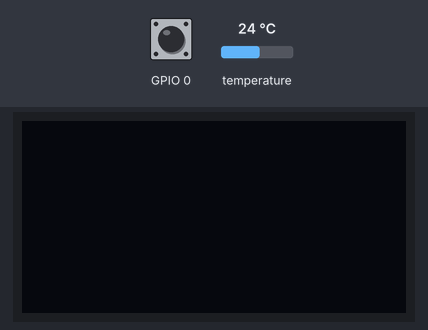
Bench run of a program on a simulated ESP32. Shown: 128×64 one-colour display. The test bench sets the inputs (shaded band); at power-on: GPIO 0 HIGH, temperature 24 °C. Storage starts empty; what the program prints to the serial monitor is not drawn.

Above: at 1.0 s.
1.1 s: GPIO 0 pulled LOW for 0.15 s
At 2.0 s:
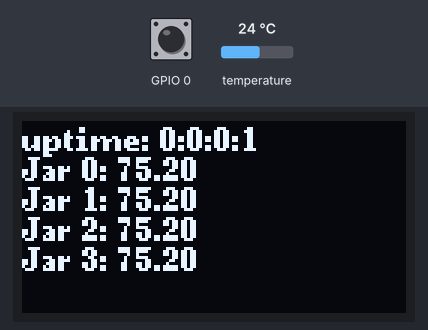
4.2 s: temperature set to 7 °C
At 6.4 s:
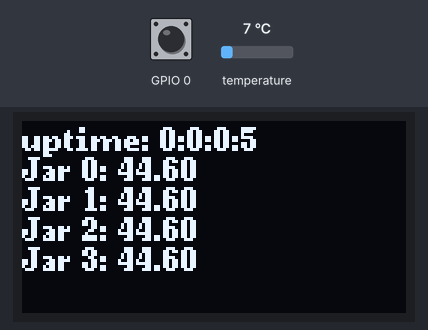
6.8 s: temperature set to 12 °C
At 7.9 s:
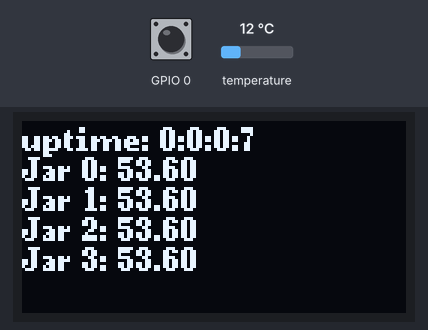
9.8 s: temperature set to 19 °C
At 11.3 s:
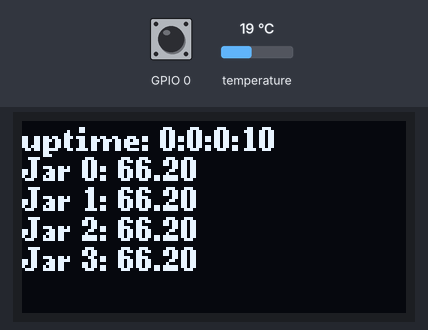
Timing chart, 0 to 12.8 s (numbered marks = the images above; inputs shaded):
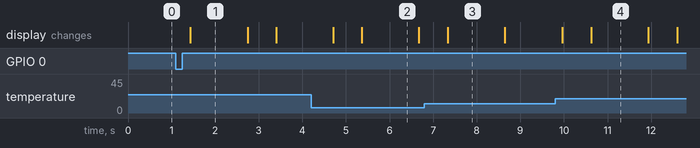

The program:

main.cpp
```cpp
/*

  Wifi Kit OLED Display
  Test Code with time since on code

*/

#include <Arduino.h>
#include <U8g2lib.h>
#include <OneWire.h>
#include <DallasTemperature.h>
#include "SPIFFS.h"

#ifdef U8X8_HAVE_HW_SPI
#include <SPI.h>
#endif
#ifdef U8X8_HAVE_HW_I2C
#include <Wire.h>
#endif

// Data wire is plugged into port 2 on the Arduino
#define ONE_WIRE_BUS 27
#define TEMPERATURE_PRECISION 9
#define MAX_DEVICES 8
#define SENSOR_CNT 4

int DeviceCount = 0;
OneWire oneWire(ONE_WIRE_BUS);
DallasTemperature sensors(&oneWire);
DeviceAddress DeviceAddresses[MAX_DEVICES];
float temps[SENSOR_CNT];
U8G2_SSD1306_128X64_NONAME_F_SW_I2C u8g2(U8G2_R0, /* clock=*/ 15, /* data=*/ 4, /* reset=*/ 16);


unsigned long start = millis();
unsigned long timeNow = 0;
unsigned long secs = 1;
unsigned long mins = 0;
unsigned long hours = 0;
unsigned long days = 0;
int count = 0;

void printAddress(DeviceAddress deviceAddress)
{
  for (uint8_t i = 0; i < 8; i++)
  {
    // zero pad the address if necessary
    if (deviceAddress[i] < 16) Serial.print("0");
    Serial.print(deviceAddress[i], HEX);
  }
}

// function to print the temperature for a device
void printTemperature(DeviceAddress deviceAddress)
{
  float tempC = sensors.getTempC(deviceAddress);
  Serial.print("Temp C: ");
  Serial.print(tempC);
  Serial.print(" Temp F: ");
  Serial.print(DallasTemperature::toFahrenheit(tempC));
}
// main function to print information about a device
void printData(DeviceAddress deviceAddress)
{
  Serial.print("Device Address: ");
  printAddress(deviceAddress);
  Serial.print(" ");
  printTemperature(deviceAddress);
  Serial.println();
}

//function to print startup status
void oledPrint() {
  int line = 10;
  u8g2.clearBuffer();
  u8g2.setFont(u8g2_font_ncenB08_tr);

  u8g2.setCursor(0, line);
  u8g2.print("Kombucha Time");
  u8g2.print(days);
  u8g2.print(":");
  u8g2.print(hours);
  u8g2.print(":");
  u8g2.print(mins);
  u8g2.print(":");
  u8g2.print(secs);

  for (int ii = 0; ii < DeviceCount; ii++) {
    line  += 10;
  u8g2.setCursor(0, line);
  u8g2.print("Jar ");
  u8g2.print(ii);
  u8g2.print(": ");
  u8g2.print(DallasTemperature::toFahrenheit(temps[ii]));

  }

  u8g2.sendBuffer();
  delay(333);

}

void setup(void) {
  pinMode(0, INPUT_PULLUP);

  Serial.begin(9600);
  u8g2.begin();

 if(!SPIFFS.begin(true)){
    Serial.println("An Error has occurred while mounting SPIFFS");
    return;
  }

  sensors.begin();
  //DeviceCount = sensors.getDeviceCount();
  DeviceCount = 4;
   for (int ii = 0; ii < DeviceCount; ii++) {
    if (!sensors.getAddress(DeviceAddresses[ii], ii)) Serial.println("Unable to find address for Device 0");
        sensors.setResolution(DeviceAddresses[ii], TEMPERATURE_PRECISION);
  }
    // show the addresses we found on the bus
  for (int ii = 0; ii < DeviceCount; ii++)  {
      Serial.print("Device[" );
      Serial.print(ii);
      Serial.print("] Address: ");
      //Serial.print(ii);
      printAddress(DeviceAddresses[ii]);
      Serial.println();

      // set the resolution to 9 bit per device
      sensors.setResolution(DeviceAddresses[ii], TEMPERATURE_PRECISION);
  }
  while(Serial.available() == 0 && digitalRead(0) == HIGH){}


}

void loop(void) {
  int line = 10;
  timeNow = millis();
  secs = (timeNow / 1000) % 60;
  mins = (timeNow / (1000 * 60)) % 60;
  hours = (timeNow / (1000 * 60 * 60)) % 24;
  days =  (timeNow / (1000 * 60 * 60)) / 24;

  sensors.requestTemperatures();


 // print the device information
    for (int ii = 0; ii < DeviceCount; ii++) {
      printData(DeviceAddresses[ii]);
      temps[ii] = sensors.getTempC(DeviceAddresses[ii]);

    }


  // Display Status
  u8g2.clearBuffer();
  u8g2.setFont(u8g2_font_ncenB08_tr);

  u8g2.setCursor(0, line);
  u8g2.print("uptime: ");
  u8g2.print(days);
  u8g2.print(":");
  u8g2.print(hours);
  u8g2.print(":");
  u8g2.print(mins);
  u8g2.print(":");
  u8g2.print(secs);

  for (int ii = 0; ii < DeviceCount; ii++) {
    line  += 10;
  u8g2.setCursor(0, line);
  u8g2.print("Jar ");
  u8g2.print(ii);
  u8g2.print(": ");
  u8g2.print(DallasTemperature::toFahrenheit(temps[ii]));

  }

  u8g2.sendBuffer();
  delay(333);

}
```

Measured:
- after the input at 1.1 s, the display: changes after 0.33 s (image 1)
- what the display in image 1 shows lasts 1.3 s, from 1.4 s to 2.7 s
